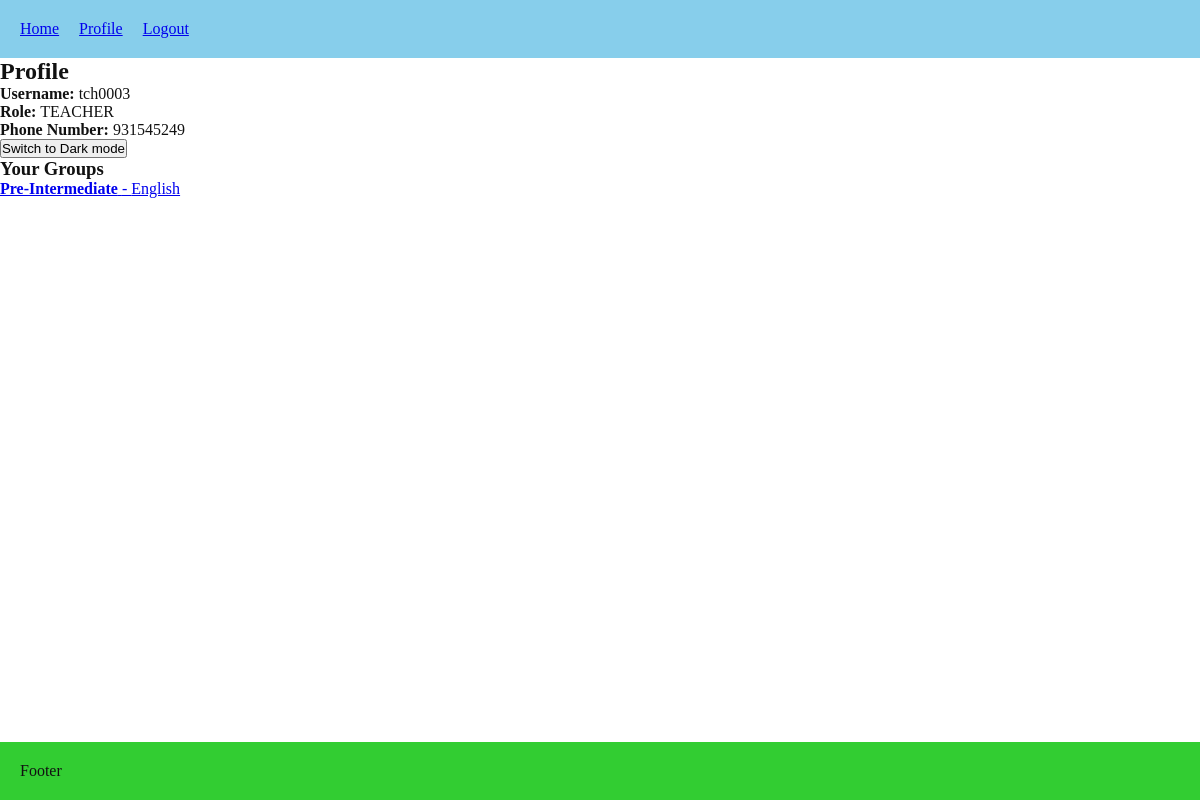
Before: /users/profile/ (signed in) with the older database file.
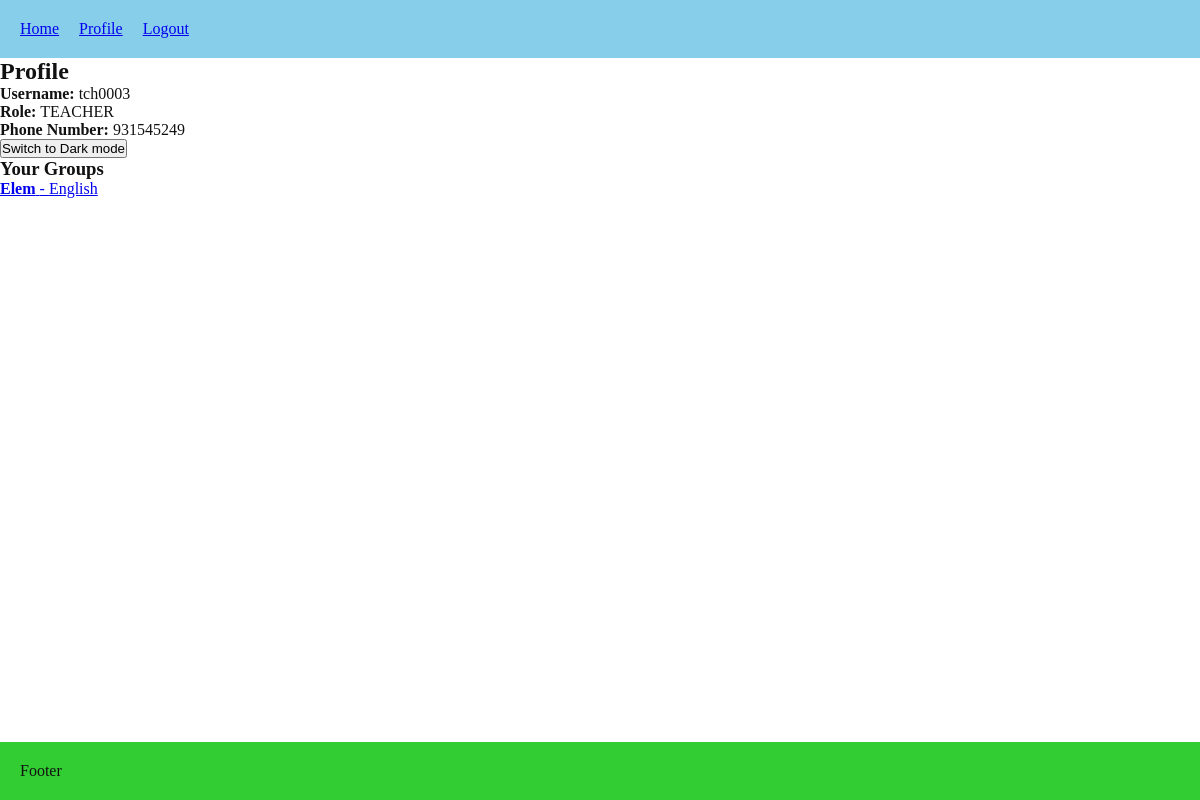
After: the same page with the newer database file.
### lessons/models.py (models this page shows, shortened)
class Group(models.Model):
    name = models.CharField(max_length=100, unique=True)
    subject = models.ForeignKey(Subject, on_delete=models.RESTRICT, related_name="groups")
    teacher = models.ForeignKey(User, on_delete=models.CASCADE, limit_choices_to={"role": "TEACHER"}, related_name="teaching_groups")
    homework_description = models.TextField(blank=True, null=True)
    homework_updated_at = models.DateTimeField(blank=True, null=True)
    default_payment_amount = models.DecimalField(max_digits=10, decimal_places=2, blank=True, null=True)
    week_days = models.CharField(max_length=50, blank=True, null=True)
    start_time = models.TimeField(blank=True, null=True)
    end_time = models.TimeField(blank=True, null=True)
    start_date = models.DateField(default=date.today)
    end_date = models.DateField(blank=True, null=True)

class Subject(models.Model):
    name = models.CharField(max_length=100, unique=True)
    def __str__(self):
        return self.name

### users/views.py (the view, shortened to what this page needs)
# urls.py: path("profile/", views.profile, name="profile"),
@login_required
def profile(request):
    user = request.user
    context = {
        "profile_user": user,
    }
    if user.role == User.Role.TEACHER:
        groups = (
            Group.objects
            .filter(teacher=user)
            .select_related("subject", "teacher")
            .prefetch_related("enrollments__student")
        )
        context["groups"] = groups
    return render(request, "users/profile.html", context)

### users/templates/users/profile.html (shortened to what this page needs)
{% extends "core/base.html" %}
{% block content %}
<h2>Profile</h2>
<p><strong>Username:</strong> {{ profile_user.username }}</p>
<p><strong>Role:</strong> {{ profile_user.role }}</p>
<p><strong>Phone Number:</strong> {{ profile_user.phone_number }}</p>
<form method="post" action="{% url 'users:toggle_theme' %}">
  <button type="submit">
    Switch to {% if request.user.settings.theme == "LIGHT" %}Dark{% else %}Light{% endif %} mode
  </button>
</form>
{% if profile_user.role == "ADMIN" %}
{% elif profile_user.role == "TEACHER" %}
    <h3>Your Groups</h3>
    <ul>
        {% for group in groups %}
            <li>
                <a href="{% url 'lessons:group_detail' group.id %}"><strong>{{ group.name }}</strong> - {{ group.subject }}</a>
            </li>
        {% empty %}
            <li>No groups assigned.</li>
        {% endfor %}
    </ul>
{% endif %}
{% endblock %}

Changed rows visible on the page:
removed Group: name "Pre-Intermediate", subject "English"
added Group: name "Elem", subject "English"
